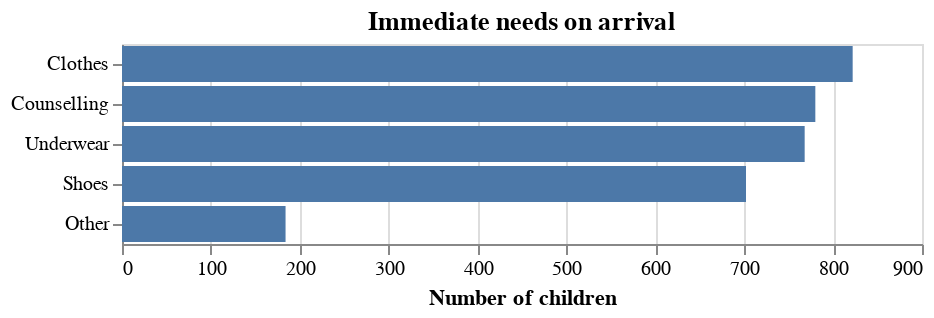

The notebook cell this image was saved under:
### Code cell
Needs_on_arrival = alt.Chart(df_tidy).transform_fold(
    ['Clothes', 'Underwear', 'Shoes', 'Counselling', 'Other'],
).mark_bar().encode(
    x=alt.X('sum(value):Q', title="Number of children"),
    y=alt.Y('key:N', sort='-x', title="")
).properties(
    title="Immediate needs on arrival"
)

Needs_on_arrival

### Figure 1 — Vega-Lite specification as saved in the notebook (floating-point values rounded to 4 significant figures; data arrays with more than 128 entries replaced by an {"elided": "..."} marker saying what was removed)
{"config": {"view": {"continuousWidth": 400, "continuousHeight": 300}}, "data": {"name": "data-1793f2e77cb1ec8e01bc92f84735d0a4"}, "mark": "bar", "encoding": {"x": {"type": "quantitative", "aggregate": "sum", "field": "value", "title": "Number of children"}, "y": {"type": "nominal", "field": "key", "sort": "-x", "title": ""}}, "title": "Immediate needs on arrival", "transform": [{"fold": ["Clothes", "Underwear", "Shoes", "Counselling", "Other"]}], "$schema": "https://vega.github.io/schema/vega-lite/v4.8.1.json", "datasets": {"data-1793f2e77cb1ec8e01bc92f84735d0a4": {"elided": "851 records"}}}
